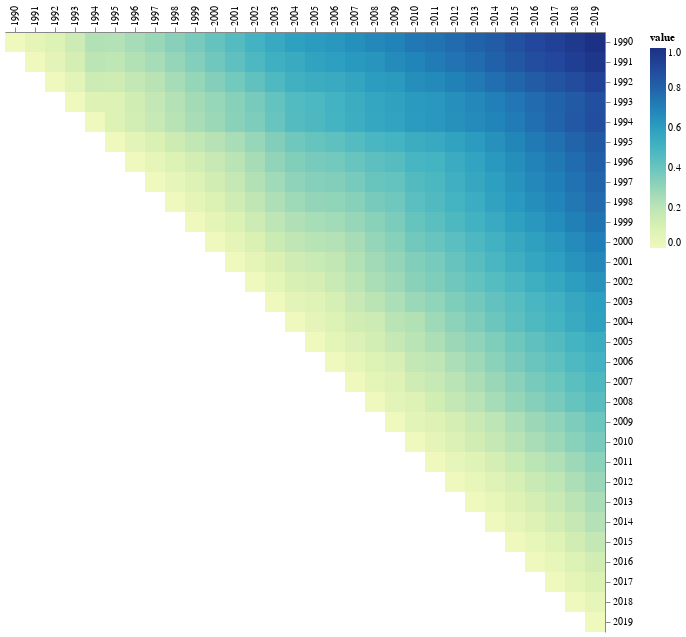

Notebook source saved alongside this figure:
### Code cell
#ccdf = pd.read_csv("/Users/hagitbenshoshan/Documents/PHD/LPA/raw_data/death_cause/np_freq/0_normalized.csv")
ccdf=pd.read_csv("data/COD/0_normalized.csv")
cc = ccdf.pivot_table(
    index="document", columns="element", values="frequency_in_document"
).to_numpy()
cdist_ = cdist(cc, cc, metric="cityblock")
cdist_[np.triu_indices(len(cdist_), k=1)] = np.nan
ccdf = pd.DataFrame(
    cdist_,
    index=ccdf["document"].drop_duplicates(),
    columns=ccdf["document"].drop_duplicates(),
)
mmdf = (
    (ccdf / ccdf.max().max())
    .rename_axis(index="year")
    .melt(ignore_index=False, var_name="year ")
    .dropna()
    .reset_index()
)
display(sockpuppet_matrix(mmdf))

### Figure 1 — Vega-Lite specification as saved in the notebook (floating-point values rounded to 4 significant figures; data arrays with more than 128 entries replaced by an {"elided": "..."} marker saying what was removed)
{"config": {"view": {"continuousWidth": 300, "continuousHeight": 300, "strokeWidth": 0}, "axis": {"title": null}}, "data": {"name": "data-9fc120ea5b862feb09a2f5267768dbdd"}, "mark": {"type": "rect"}, "encoding": {"color": {"field": "value", "scale": {"scheme": "yellowgreenblue"}, "type": "quantitative"}, "x": {"axis": {"orient": "top", "values": [1990, 1991, 1992, 1993, 1994, 1995, 1996, 1997, 1998, 1999, 2000, 2001, 2002, 2003, 2004, 2005, 2006, 2007, 2008, 2009, 2010, 2011, 2012, 2013, 2014, 2015, 2016, 2017, 2018, 2019]}, "field": "year", "sort": null, "type": "ordinal"}, "y": {"axis": {"orient": "right", "values": [1990, 1991, 1992, 1993, 1994, 1995, 1996, 1997, 1998, 1999, 2000, 2001, 2002, 2003, 2004, 2005, 2006, 2007, 2008, 2009, 2010, 2011, 2012, 2013, 2014, 2015, 2016, 2017, 2018, 2019]}, "field": "year ", "sort": null, "type": "ordinal"}}, "$schema": "https://vega.github.io/schema/vega-lite/v5.20.1.json", "datasets": {"data-9fc120ea5b862feb09a2f5267768dbdd": {"elided": "465 records"}}}
